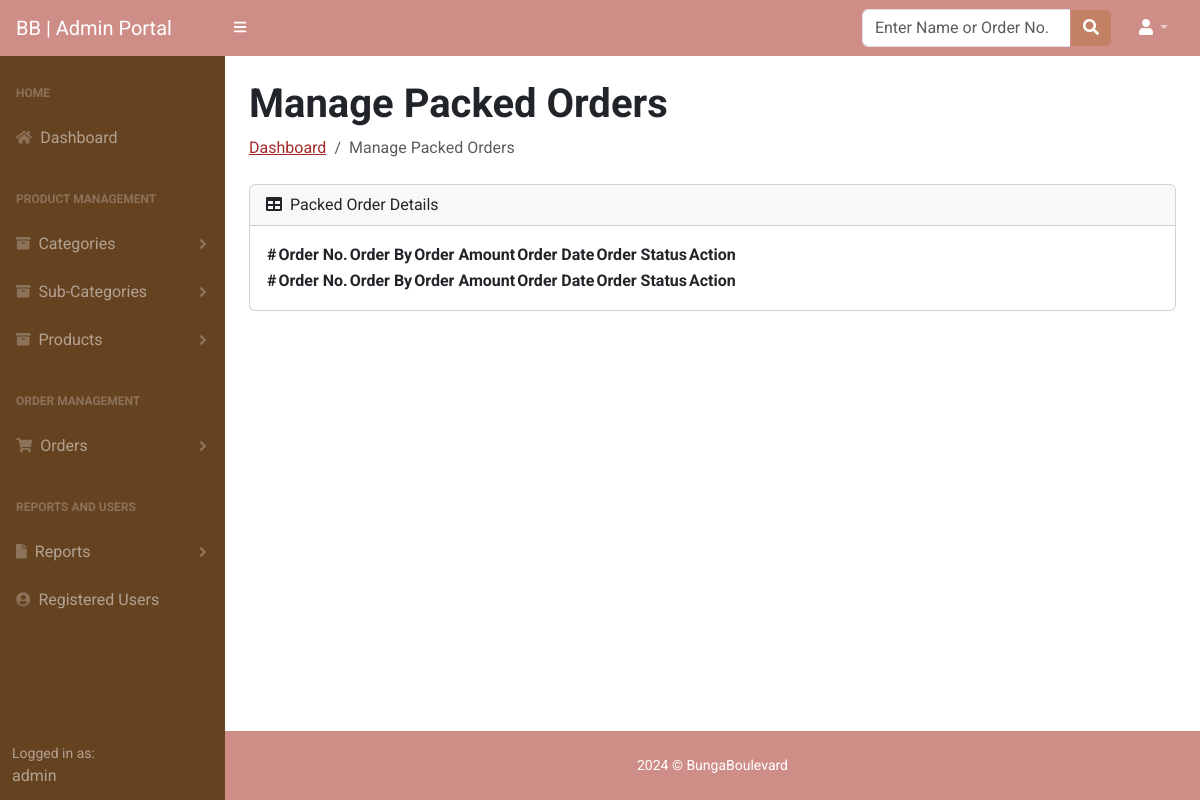
/admin/packed-orders.php (signed in), run on an earlier commit of the app's database.
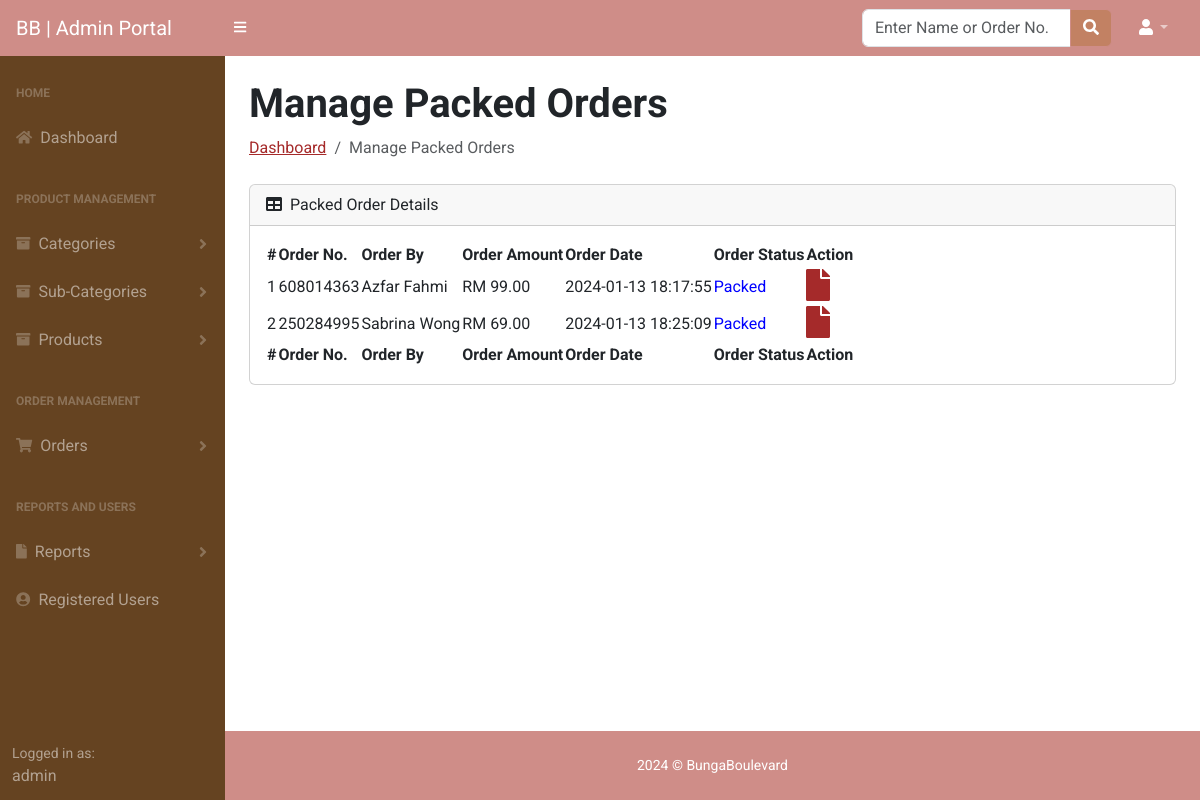
And on a later commit of the database.
### tables this page shows
CREATE TABLE `orders` (
  `id` int(11) NOT NULL,
  `orderNumber` bigint(12) DEFAULT NULL,
  `userId` int(11) DEFAULT NULL,
  `addressId` int(11) DEFAULT NULL,
  `totalAmount` decimal(10,2) DEFAULT NULL,
  `txnType` varchar(200) DEFAULT NULL,
  `txnNumber` varchar(50) DEFAULT NULL,
  `orderStatus` varchar(120) DEFAULT NULL,
  `orderDate` timestamp NOT NULL DEFAULT current_timestamp()
);

CREATE TABLE `users` (
  `id` int(11) NOT NULL,
  `name` varchar(255) DEFAULT NULL,
  `email` varchar(255) DEFAULT NULL,
  `contactno` bigint(11) DEFAULT NULL,
  `password` varchar(255) DEFAULT NULL,
  `regDate` timestamp NOT NULL DEFAULT current_timestamp(),
  `updationDate` timestamp NULL DEFAULT NULL ON UPDATE current_timestamp()
);

### admin/packed-orders.php (the view, shortened to what this page needs)
<?php session_start();
include_once('includes/config.php');
if(strlen( $_SESSION["aid"])==0)
{
header('location:logout.php');
} else {
?>
<!DOCTYPE html>
<html lang="en">
    <head>
        <link href="https://cdn.jsdelivr.net/npm/simple-datatables@latest/dist/style.css" rel="stylesheet" />
        <link href="css/styles.css" rel="stylesheet" />
    </head>
    <body class="sb-nav-fixed">
 <?php include_once('includes/header.php');?>
        <div id="layoutSidenav">
       <?php include_once('includes/sidebar.php');?>
            <div id="layoutSidenav_content">
                <main>
                    <div class="container-fluid px-4">
                        <h1 class="mt-4"><strong>Manage Packed Orders</strong></h1>
                        <ol class="breadcrumb mb-4">
                            <li class="breadcrumb-item"><a href="dashboard.php" style="color: brown;">Dashboard</a></li>
                            <li class="breadcrumb-item active">Manage Packed Orders</li>
                        </ol>
                        <div class="card mb-4">
                            <div class="card-header">
                                <i class="fas fa-table me-1"></i>
                               Packed Order Details
                            </div>
                            <div class="card-body">
                                <table id="datatablesSimple">
                                    <thead>
                                        <tr>
                                            <th>#</th>
                                            <th>Order No.</th>
                                            <th>Order By</th>
                                            <th>Order Amount</th>
                                            <th>Order Date</th>
                                            <th>Order Status</th>
                                            <th>Action</th>
                                        </tr>
                                    </thead>
                                    <tfoot>
                                        <tr>
                                            <th>#</th>
                                            <th>Order No.</th>
                                            <th>Order By</th>
                                            <th>Order Amount</th>
                                            <th>Order Date</th>
                                            <th>Order Status</th>
                                            <th>Action</th>
                                        </tr>
                                    </tfoot>
                                    <tbody>
<?php $query=mysqli_query($con,"SELECT orders.id,orderNumber,totalAmount,orderStatus,orderDate,users.name,users.contactno
    FROM `orders` join users on users.id=orders.userId where (orderStatus='Packed')");
$cnt=1;
while($row=mysqli_fetch_array($query))
{
?>
                                <tr>
                                            <td><?php echo htmlentities($cnt);?></td>
                                            <td><?php echo htmlentities($row['orderNumber']);?></td>
                                            <td><?php echo htmlentities($row['name']);?></td>
                                            <td>RM <?php echo htmlentities($row['totalAmount']);?></td>
                                            <td><?php echo htmlentities($row['orderDate']);?></td>
                                            <td style="color:blue;"><?php echo htmlentities($row['orderStatus']);?></td>
                                            <td>
                                            <a href="order-details.php?orderid=<?php echo $row['id']?>" target="_blank">
                                                <i class="fas fa-file fa-2x" title="View Order Details" style="color:brown;"></i></a></td>
                                        </tr>
                                        <?php $cnt=$cnt+1; } ?>
                                    </tbody>
                                </table>
                            </div>
                        </div>
                    </div>
                </main>
<?php include_once('includes/footer.php');?>
            </div>
        </div>
    </body>
</html>
<?php } ?>

What changed in the data, as far as the page shows it:
added orders: orderNumber "608014363", userId.name "Azfar Fahmi", totalAmount "99.00", orderDate "2024-01-13 18:17:55", orderStatus "Packed"
added orders: orderNumber "250284995", userId.name "Sabrina Wong", totalAmount "69.00", orderDate "2024-01-13 18:25:09", orderStatus "Packed"
